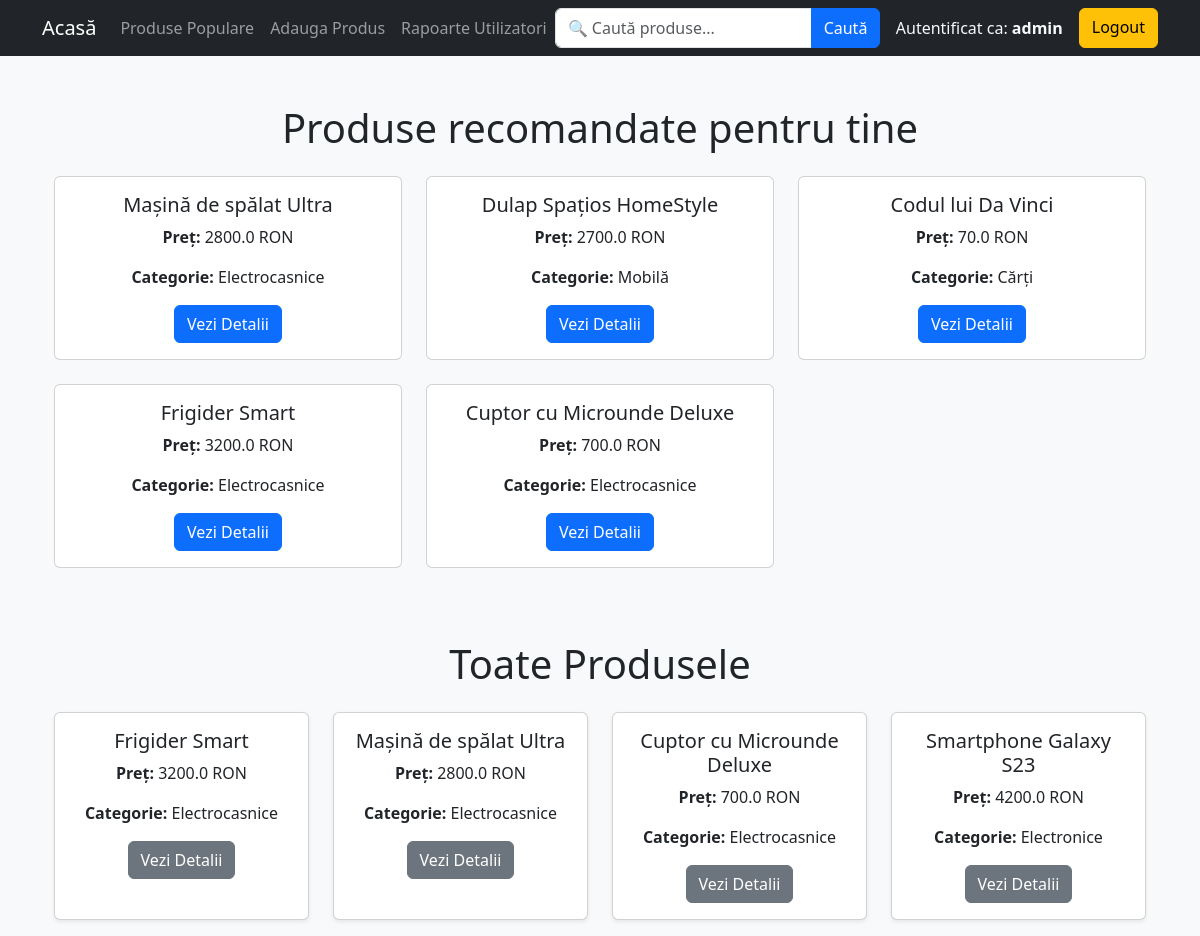
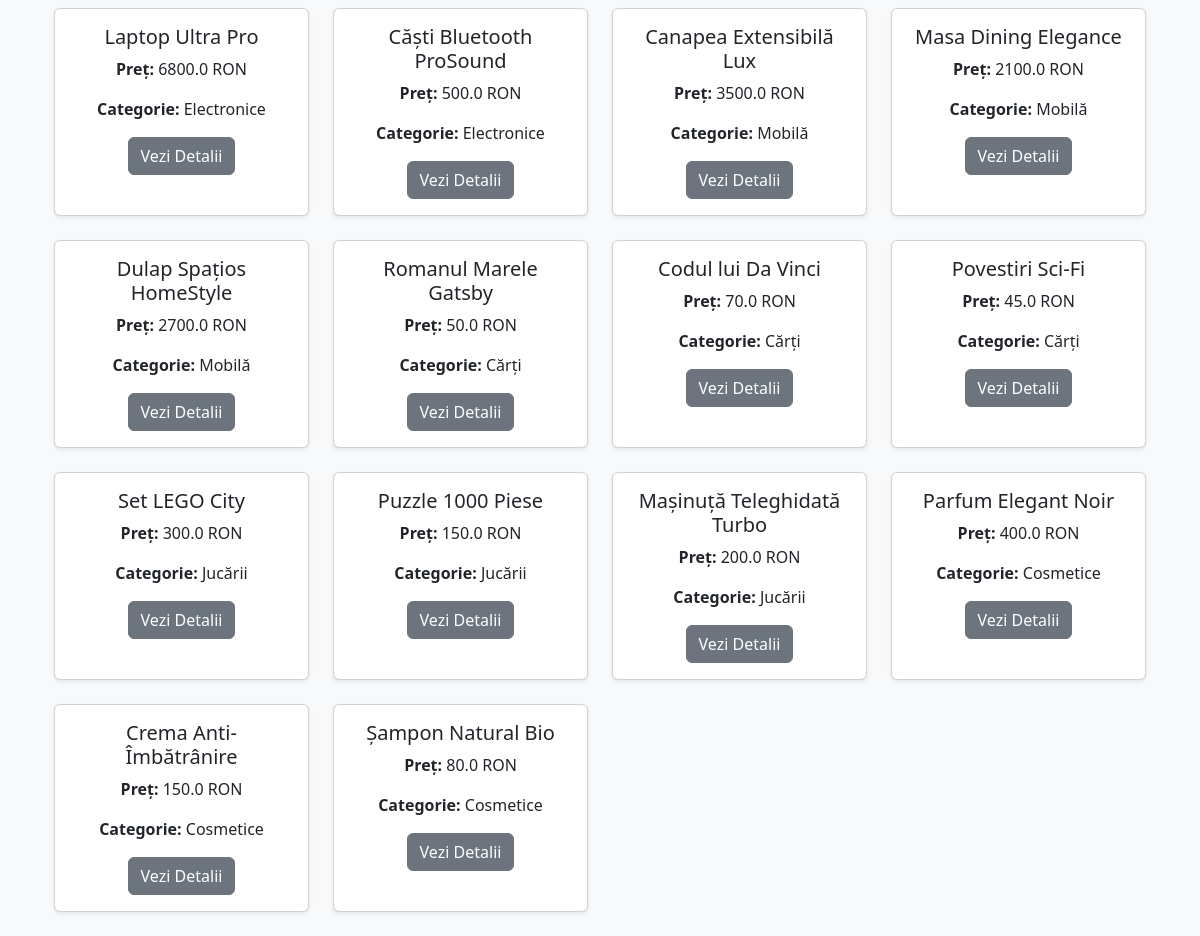
Screenshot of / (signed in) with the database file from the repository (2 pictures, top to bottom).
### models.py (models this page shows, shortened)
class Product(db.Model):
    id = db.Column(db.Integer, primary_key=True)
    name = db.Column(db.String(100))
    category = db.Column(db.String(50))
    price = db.Column(db.Float)
    description = db.Column(db.Text)
    views = db.Column(db.Integer, default=0)
    purchases = db.Column(db.Integer, default=0)

### app.py (the view)
@app.route("/")
@login_required
def home():
    produse = Product.query.all()
    produse_recomandate = get_recommended_products(session.get('user_id'))
    return render_template("index.html", produse=produse, produse_recomandate=produse_recomandate, user_role=session.get('role'))

### app.py (called while the page is built)
def login_required(f):
    @wraps(f)
    def decorated_function(*args, **kwargs):
        if "user_id" not in session:
            flash("Trebuie sa fii autentificat pentru a accesa aceasta pagina.")
            return redirect(url_for("login"))
        return f(*args, **kwargs)
    return decorated_function

### templates/index.html (shortened to what this page needs)
<!DOCTYPE html>
<html lang="ro">
<head>
    <link rel="stylesheet" href="https://cdn.jsdelivr.net/npm/bootstrap@5.3.0/dist/css/bootstrap.min.css">
</head>
<body class="bg-light">
    {% extends 'base.html' %}
{% block content %}
<div class="container mt-5">
    <h1 class="text-center mb-4">Produse recomandate pentru tine</h1>
    <div class="row">
        {% for produs in produse_recomandate %}
        <div class="col-md-4 mb-4">
            <div class="card text-center h-100">
                <div class="card-body">
                    <h5 class="card-title">{{ produs.name }}</h5>
                    <p class="card-text"><strong>Preț:</strong> {{ produs.price }} RON</p>
                    <p class="card-text"><strong>Categorie:</strong> {{ produs.category }}</p>
                    <a href="{{ url_for('view_product', product_id=produs.id) }}" class="btn btn-primary">Vezi Detalii</a>
                </div>
            </div>
        </div>
        {% endfor %}
    </div>
</div>
<div class="container mt-5">
    <h1 class="text-center mb-4">Toate Produsele</h1>
    <div class="row">
        {% for produs in produse %}
        <div class="col-md-3 mb-4 product-card" data-category="{{ produs.category }}">
            <div class="card h-100 shadow-sm">
                <div class="card-body text-center">
                    <h5 class="card-title">{{ produs.name }}</h5>
                    <p class="card-text"><strong>Preț:</strong> {{ produs.price }} RON</p>
                    <p class="card-text"><strong>Categorie:</strong> {{ produs.category }}</p>
                    <a href="{{ url_for('view_product', product_id=produs.id) }}" class="btn btn-secondary">Vezi Detalii</a>
                </div>
            </div>
        </div>
        {% endfor %}
    </div>
</div>
{% endblock %}

### rows the page displays
Product: name "Mașină de spălat Ultra", price "2800.0", category "Electrocasnice"
Product: name "Dulap Spațios HomeStyle", price "2700.0", category "Mobilă"
Product: name "Codul lui Da Vinci", price "70.0", category "Cărți"
Product: name "Frigider Smart", price "3200.0", category "Electrocasnice"
Product: name "Cuptor cu Microunde Deluxe", price "700.0", category "Electrocasnice"
Product: name "Smartphone Galaxy S23", price "4200.0", category "Electronice"
Product: name "Laptop Ultra Pro", price "6800.0", category "Electronice"
Product: name "Căști Bluetooth ProSound", price "500.0", category "Electronice"
Product: name "Canapea Extensibilă Lux", price "3500.0", category "Mobilă"
Product: name "Masa Dining Elegance", price "2100.0", category "Mobilă"
Product: name "Romanul Marele Gatsby", price "50.0", category "Cărți"
Product: name "Povestiri Sci-Fi", price "45.0", category "Cărți"
Product: name "Set LEGO City", price "300.0", category "Jucării"
Product: name "Puzzle 1000 Piese", price "150.0", category "Jucării"
Product: name "Mașinuță Teleghidată Turbo", price "200.0", category "Jucării"
Product: name "Parfum Elegant Noir", price "400.0", category "Cosmetice"
Product: name "Crema Anti-Îmbătrânire", price "150.0", category "Cosmetice"
Product: name "Șampon Natural Bio", price "80.0", category "Cosmetice"

### other values shown
{{ session['role'] }} "admin"
